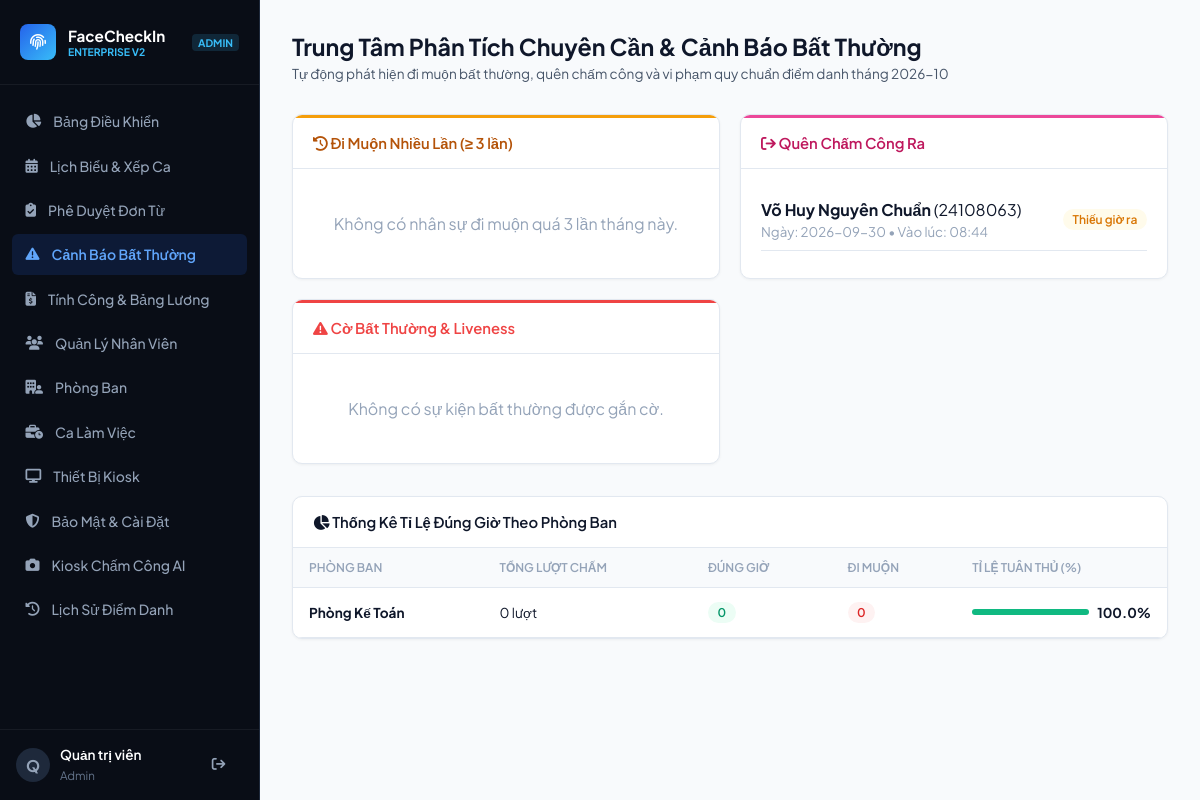
The app's page /admin/anomalies (signed in) with its own data.
### tables this page shows
CREATE TABLE attendance (
            id INTEGER PRIMARY KEY AUTOINCREMENT,
            emp_id INTEGER,
            emp_name TEXT NOT NULL,
            checkin_time TIMESTAMP DEFAULT CURRENT_TIMESTAMP,
            status TEXT NOT NULL,
            snapshot_path TEXT, check_date TEXT, check_time TEXT, check_type TEXT DEFAULT "Chấm công Vào", confidence REAL DEFAULT 95.0, liveness_status TEXT DEFAULT "Verified", work_hours REAL DEFAULT 0.0, overtime_hours REAL DEFAULT 0.0, device_code TEXT DEFAULT "KIOSK-MAIN", is_anomaly INTEGER DEFAULT 0, anomaly_reason TEXT, approved_by TEXT, offline_synced INTEGER DEFAULT 0, sync_hash TEXT,
            FOREIGN KEY (emp_id) REFERENCES employees (id)
        );

CREATE TABLE employees (
            id INTEGER PRIMARY KEY AUTOINCREMENT,
            emp_code TEXT UNIQUE NOT NULL,
            full_name TEXT NOT NULL,
            shift_start TEXT NOT NULL DEFAULT '08:00',
            created_at TIMESTAMP DEFAULT CURRENT_TIMESTAMP
        , avatar_path TEXT, email TEXT, phone TEXT, department_id INTEGER, position TEXT DEFAULT "Nhân viên", shift_id INTEGER, status TEXT DEFAULT "Đang làm việc", face_registered INTEGER DEFAULT 0, base_salary REAL DEFAULT 8000000.0);

CREATE TABLE departments (
            id INTEGER PRIMARY KEY AUTOINCREMENT,
            name TEXT UNIQUE NOT NULL,
            description TEXT
        );

### app.py (the view)
@app.route('/admin/anomalies')
@login_required
@roles_required('admin', 'manager')
def anomalies_center():
    conn = get_db()
    cursor = conn.cursor()
    current_month = datetime.now().strftime('%Y-%m')
    cursor.execute("""
        SELECT e.id, e.emp_code, e.full_name, d.name as dept_name, COUNT(a.id) as late_times
        FROM attendance a
        JOIN employees e ON a.emp_id = e.id
        LEFT JOIN departments d ON e.department_id = d.id
        WHERE a.status = 'Đi muộn' AND COALESCE(a.check_date, substr(a.checkin_time, 1, 10)) LIKE ?
        GROUP BY e.id
        HAVING late_times >= 3
        ORDER BY late_times DESC
    """, (f"{current_month}%",))
    frequent_lates = cursor.fetchall()
    cursor.execute("""
        SELECT a.check_date, e.emp_code, e.full_name, d.name as dept_name, a.checkin_time
        FROM attendance a
        JOIN employees e ON a.emp_id = e.id
        LEFT JOIN departments d ON e.department_id = d.id
        WHERE a.check_type = 'Chấm công Vào'
        AND a.check_date < date('now')
        AND a.emp_id NOT IN (
            SELECT a2.emp_id FROM attendance a2
            WHERE a2.check_date = a.check_date AND a2.check_type = 'Chấm công Ra'
        )
        ORDER BY a.check_date DESC LIMIT 20
    """)
    missing_checkouts = cursor.fetchall()
    cursor.execute("""
        SELECT a.*, e.emp_code, d.name as dept_name
        FROM attendance a
        JOIN employees e ON a.emp_id = e.id
        LEFT JOIN departments d ON e.department_id = d.id
        WHERE a.is_anomaly = 1 OR a.liveness_status LIKE 'Failed%'
        ORDER BY a.id DESC LIMIT 20
    """)
    flagged_anomalies = cursor.fetchall()
    cursor.execute("""
        SELECT d.name as dept_name,
               COUNT(a.id) as total_checks,
               SUM(CASE WHEN a.status = 'Đúng giờ' THEN 1 ELSE 0 END) as on_time_count,
               SUM(CASE WHEN a.status = 'Đi muộn' THEN 1 ELSE 0 END) as late_count
        FROM departments d
        JOIN employees e ON e.department_id = d.id
        LEFT JOIN attendance a ON a.emp_id = e.id AND a.check_date LIKE ?
        GROUP BY d.id
    """, (f"{current_month}%",))
    dept_stats = cursor.fetchall()
    conn.close()
    return render_template('anomalies.html',
                           frequent_lates=frequent_lates,
                           missing_checkouts=missing_checkouts,
                           flagged_anomalies=flagged_anomalies,
                           dept_stats=dept_stats,
                           current_month=current_month,
                           user=session.get('full_name'),
                           role=session.get('role'))

### app.py (called while the page is built)
def login_required(f):
    @wraps(f)
    def decorated(*args, **kwargs):
        if 'user_id' not in session:
            return redirect(url_for('staff_login'))
        return f(*args, **kwargs)
    return decorated

def roles_required(*allowed_roles):
    def decorator(f):
        @wraps(f)
        def decorated(*args, **kwargs):
            if session.get('role') not in allowed_roles:
                if session.get('role') == 'staff':
                    return redirect(url_for('staff_portal'))
                return redirect(url_for('checkin_page'))
            return f(*args, **kwargs)
        return decorated
    return decorator

### database/database.py (called while the page is built)
def get_db():
    conn = sqlite3.connect(DB_PATH)
    conn.row_factory = sqlite3.Row
    return conn

### templates/anomalies.html (shortened to what this page needs)
{% extends "base.html" %}
{% block content %}
<header class="page-header">
    <div>
        <h1 class="page-title">Trung Tâm Phân Tích Chuyên Cần &amp; Cảnh Báo Bất Thường</h1>
        <p class="page-desc">Tự động phát hiện đi muộn bất thường, quên chấm công và vi phạm quy chuẩn điểm danh tháng {{ current_month }}</p>
    </div>
</header>
<div style="display: grid; grid-template-columns: repeat(auto-fit, minmax(320px, 1fr)); gap: 1.25rem; margin-bottom: 2rem;">
    <div class="panel" style="margin-bottom: 0;">
        <div class="panel-head" style="border-top: 3px solid var(--warning);">
            <span class="panel-title" style="color: #b45309;"><i class="fa-solid fa-clock-rotate-left"></i> Đi Muộn Nhiều Lần (&ge; 3 lần)</span>
        </div>
        <div class="panel-body">
            {% for f in frequent_lates %}
            <div style="display: flex; justify-content: space-between; align-items: center; padding: 0.6rem 0; border-bottom: 1px solid var(--border-subtle);">
                <div>
                    <strong>{{ f.full_name }}</strong> ({{ f.emp_code }})<br>
                    <small style="color: var(--text-muted);">{{ f.dept_name or 'N/A' }}</small>
                </div>
                <span class="pill pill-danger">{{ f.late_times }} lần muộn</span>
            </div>
            {% else %}
            <p style="color: var(--text-muted); text-align: center; padding: 1.5rem 0;">Không có nhân sự đi muộn quá 3 lần tháng này.</p>
            {% endfor %}
        </div>
    </div>
    <div class="panel" style="margin-bottom: 0;">
        <div class="panel-head" style="border-top: 3px solid #ec4899;">
            <span class="panel-title" style="color: #be185d;"><i class="fa-solid fa-arrow-right-from-bracket"></i> Quên Chấm Công Ra</span>
        </div>
        <div class="panel-body">
            {% for m in missing_checkouts %}
            <div style="display: flex; justify-content: space-between; align-items: center; padding: 0.6rem 0; border-bottom: 1px solid var(--border-subtle);">
                <div>
                    <strong>{{ m.full_name }}</strong> ({{ m.emp_code }})<br>
                    <small style="color: var(--text-muted);">Ngày: {{ m.check_date }} • Vào lúc: {{ m.checkin_time[11:16] }}</small>
                </div>
                <span class="pill pill-warning">Thiếu giờ ra</span>
            </div>
            {% else %}
            <p style="color: var(--text-muted); text-align: center; padding: 1.5rem 0;">Không phát hiện lượt quên chấm công ra.</p>
            {% endfor %}
        </div>
    </div>
    <div class="panel" style="margin-bottom: 0;">
        <div class="panel-head" style="border-top: 3px solid var(--danger);">
            <span class="panel-title" style="color: var(--danger);"><i class="fa-solid fa-triangle-exclamation"></i> Cờ Bất Thường &amp; Liveness</span>
        </div>
        <div class="panel-body">
            {% for a in flagged_anomalies %}
            <div style="padding: 0.6rem 0; border-bottom: 1px solid var(--border-subtle);">
                <div style="display: flex; justify-content: space-between;">
                    <strong>{{ a.emp_name }}</strong> ({{ a.emp_code }})
                    <small style="color: var(--text-muted);">{{ a.check_date }}</small>
                </div>
                <small style="color: var(--danger); display: block; margin-top: 2px;">{{ a.anomaly_reason or a.liveness_status }}</small>
            </div>
            {% else %}
            <p style="color: var(--text-muted); text-align: center; padding: 1.5rem 0;">Không có sự kiện bất thường được gắn cờ.</p>
            {% endfor %}
        </div>
    </div>
</div>
<div class="panel">
    <div class="panel-head">
        <span class="panel-title"><i class="fa-solid fa-chart-pie"></i> Thống Kê Tỉ Lệ Đúng Giờ Theo Phòng Ban</span>
    </div>
    <div class="table-responsive">
        <table class="table-custom">
            <thead>
                <tr>
                    <th>Phòng Ban</th>
                    <th>Tổng Lượt Chấm</th>
                    <th>Đúng Giờ</th>
                    <th>Đi Muộn</th>
                    <th>Tỉ Lệ Tuân Thủ (%)</th>
                </tr>
            </thead>
            <tbody>
                {% for d in dept_stats %}
                {% set total = d.total_checks or 0 %}
                {% set on_time = d.on_time_count or 0 %}
                {% set rate = ((on_time / total) * 100) | round(1) if total > 0 else 100.0 %}
                <tr>
                    <td><strong>{{ d.dept_name }}</strong></td>
                    <td>{{ total }} lượt</td>
                    <td><span class="pill pill-success">{{ on_time }}</span></td>
                    <td><span class="pill pill-danger">{{ d.late_count or 0 }}</span></td>
                    <td>
                        <div style="display: flex; align-items: center; gap: 8px;">
                            <div style="flex: 1; height: 6px; background: #e2e8f0; border-radius: 3px; overflow: hidden;">
                                <div style="width: {{ rate }}%; height: 100%; background: {{ '#10b981' if rate >= 85 else ('#f59e0b' if rate >= 70 else '#ef4444') }};"></div>
                            </div>
                            <span style="font-weight: 700; font-size: 0.85rem;">{{ rate }}%</span>
                        </div>
                    </td>
                </tr>
                {% else %}
                <tr><td colspan="5" style="text-align: center; color: var(--text-muted); padding: 2rem;">Chưa có dữ liệu phòng ban.</td></tr>
                {% endfor %}
            </tbody>
        </table>
    </div>
</div>
{% endblock %}

### static/css/style.css (style rules this page uses)
:root { --bg-base: #f8fafc; --bg-surface: #ffffff; --border-subtle: #e2e8f0; --border-focus: #2563eb; --text-primary: #0f172a; --text-secondary: #475569; --text-muted: #94a3b8; --accent: #2563eb; --accent-hover: #1d4ed8; --admin-accent: #6366f1; --success: #10b981; --warning: #f59e0b; --danger: #ef4444; --sidebar-width: 260px; --radius-sm: 6px; --radius-md: 10px; --radius-lg: 16px; }
* { margin: 0; padding: 0; box-sizing: border-box; font-family: 'Plus Jakarta Sans', sans-serif; -webkit-font-smoothing: antialiased; }
body { background: var(--bg-base); color: var(--text-primary); min-height: 100vh; }
.page-header { display: flex; justify-content: space-between; align-items: flex-end; margin-bottom: 2rem; flex-wrap: wrap; gap: 1rem; }
.page-title { font-size: 1.45rem; font-weight: 700; color: var(--text-primary); }
.page-desc { font-size: 0.85rem; color: var(--text-secondary); margin-top: 0.2rem; }
.panel { background: var(--bg-surface); border: 1px solid var(--border-subtle); border-radius: var(--radius-md); box-shadow: 0 1px 3px rgba(0,0,0,0.05); margin-bottom: 2rem; overflow: hidden; }
.panel-head { padding: 1rem 1.25rem; border-bottom: 1px solid var(--border-subtle); display: flex; justify-content: space-between; align-items: center; }
.panel-title { font-size: 0.925rem; font-weight: 600; }
.panel-body { padding: 1.25rem; }
.table-responsive { width: 100%; overflow-x: auto; }
.table-custom { width: 100%; border-collapse: collapse; font-size: 0.85rem; }
.table-custom th { background: #f8fafc; padding: 0.75rem 1rem; font-weight: 600; color: var(--text-muted); font-size: 0.75rem; text-transform: uppercase; border-bottom: 1px solid var(--border-subtle); text-align: left; }
.table-custom td { padding: 0.85rem 1rem; border-bottom: 1px solid var(--border-subtle); vertical-align: middle; }
.pill { display: inline-flex; align-items: center; gap: 5px; padding: 0.2rem 0.6rem; border-radius: 9999px; font-size: 0.75rem; font-weight: 600; }
.pill-success { background: #ecfdf5; color: #059669; }
.pill-danger { background: #fef2f2; color: #dc2626; }
.pill-warning { background: #fffbeb; color: #d97706; }

### records on screen
attendance: full_name "Võ Huy Nguyên Chuẩn", emp_code "24108063", check_date "2026-09-30", checkin_time "08:44"
departments: dept_name "Phòng Kế Toán", total "0", on_time "0", late_count "0", rate "100.0"

### other values on screen
{{ role | upper }} "ADMIN"
{{ user[:1] | upper }} "Q"
{{ user }} "Quản trị viên"
{{ role }} "Admin"
